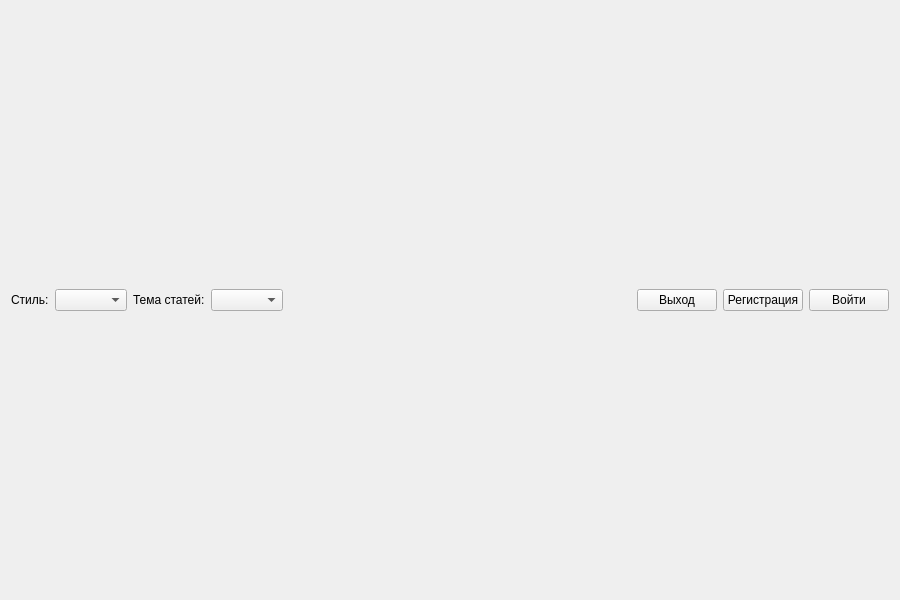
<?xml version="1.0" encoding="UTF-8"?>
<ui version="4.0">
 <class>ThemeWidgetForm</class>
 <widget class="QWidget" name="ThemeWidgetForm">
  <property name="geometry">
   <rect>
    <x>0</x>
    <y>0</y>
    <width>900</width>
    <height>600</height>
   </rect>
  </property>
  <property name="windowTitle">
   <string>TelegramNews</string>
  </property>
  <layout class="QGridLayout" name="gridLayout">
   <item row="0" column="0" colspan="3">
    <layout class="QHBoxLayout" name="horizontalLayout">
     <item>
      <widget class="QLabel" name="themeLabel">
       <property name="text">
        <string>Стиль:</string>
       </property>
      </widget>
     </item>
     <item>
      <widget class="QComboBox" name="themeComboBox"/>
     </item>
     <item>
      <widget class="QLabel" name="animatedLabel">
       <property name="text">
        <string>Тема статей:</string>
       </property>
      </widget>
     </item>
     <item>
      <widget class="QComboBox" name="animatedComboBox"/>
     </item>
     <item>
      <spacer name="horizontalSpacer">
       <property name="orientation">
        <enum>Qt::Horizontal</enum>
       </property>
       <property name="sizeHint" stdset="0">
        <size>
         <width>40</width>
         <height>20</height>
        </size>
       </property>
      </spacer>
     </item>
     <item>
      <widget class="QLabel" name="label">
       <property name="text">
        <string/>
       </property>
      </widget>
     </item>
     <item>
      <widget class="QPushButton" name="pushButton_3">
       <property name="enabled">
        <bool>true</bool>
       </property>
       <property name="text">
        <string>Выход</string>
       </property>
      </widget>
     </item>
     <item>
      <widget class="QPushButton" name="pushButton_2">
       <property name="enabled">
        <bool>true</bool>
       </property>
       <property name="text">
        <string>Регистрация</string>
       </property>
      </widget>
     </item>
     <item>
      <widget class="QPushButton" name="pushButton">
       <property name="text">
        <string>Войти</string>
       </property>
      </widget>
     </item>
    </layout>
   </item>
  </layout>
 </widget>
 <resources/>
 <connections>
  <connection>
   <sender>animatedComboBox</sender>
   <signal>currentIndexChanged(int)</signal>
   <receiver>ThemeWidgetForm</receiver>
   <slot>updateUI()</slot>
   <hints>
    <hint type="sourcelabel">
     <x>20</x>
     <y>20</y>
    </hint>
    <hint type="destinationlabel">
     <x>20</x>
     <y>20</y>
    </hint>
   </hints>
  </connection>
  <connection>
   <sender>themeComboBox</sender>
   <signal>currentIndexChanged(int)</signal>
   <receiver>ThemeWidgetForm</receiver>
   <slot>updateUI()</slot>
   <hints>
    <hint type="sourcelabel">
     <x>20</x>
     <y>20</y>
    </hint>
    <hint type="destinationlabel">
     <x>20</x>
     <y>20</y>
    </hint>
   </hints>
  </connection>
 </connections>
 <slots>
  <slot>updateUI()</slot>
 </slots>
</ui>
